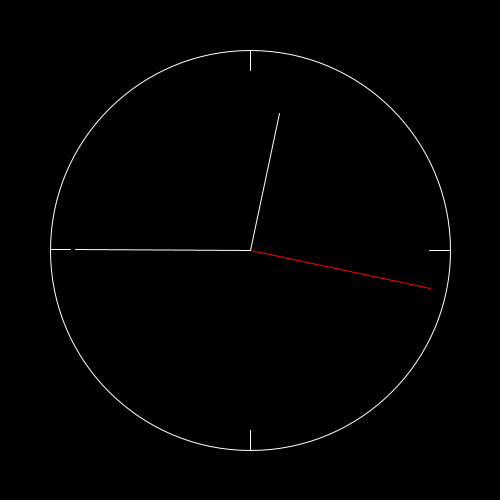
Frame 1 (no input)
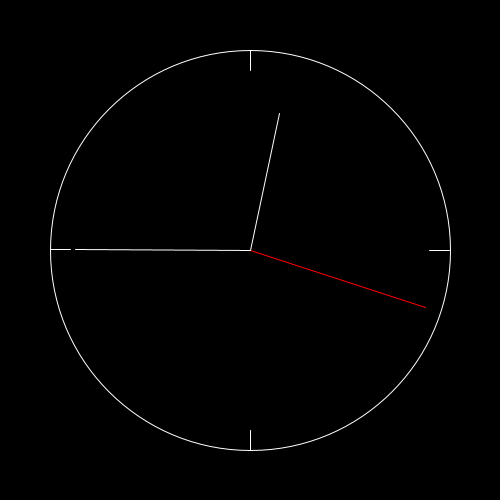
Frame 60 (the mouse pressed at the canvas centre just before this capture)
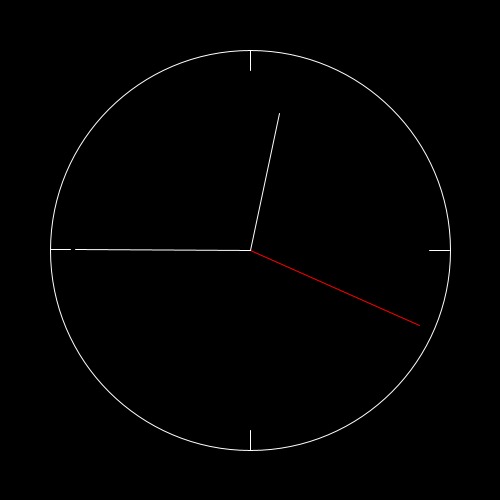
Frame 120 (the mouse held since frame 60 and released just before this capture)

The Processing sketch that drew these frames (run headless with seeded random() and noise(); from frame 60 on, the mouse is pressed at the canvas centre):

// Processing sketch: processing_170004
// ── processing_170004.pde

void setup()
{
 size(500,500); 
}

void draw()
{
background(0,0,0);
fill(0,0,0);
stroke(255,255,255);

float durchmesser = 400;
float radius =durchmesser/2;

 //Nullpunkt festlegen  
  translate(width/2,height/2);
 

//Uhrrahmen
////
//
    
    
  ellipse(0,0,durchmesser,durchmesser);
  
  //Viertelstriche
  //
  

      
      
      
      for(int i = 0; i < 4; i++)
      {        
        line(0,radius,0,radius-20);   
        rotate(PI/2);   
      }
     
    
  //

//
////

//Zeiger
//

  

  //Sekunde
  //
    stroke(255,0,0);
    float winkel = map(second(),0,60,0,2*PI);
    rotate(PI+winkel);
    line(0,0,0, radius-15);
    stroke(255,255,255);
  //
  
  //Koordinatensystem zurück drehen
  rotate(-(PI+winkel));
  
  //Minute
  //
  
    winkel = map(minute(),0,60,0,2*PI);
    rotate(PI+winkel);
    line(0,0,0,radius-25);
   //
    
  //Koordinatensystem zurück drehen
  rotate(-(PI+winkel));
  
  //Stunde
  //
    winkel = map(hour(),0,60,0,2*PI);
    rotate(PI+winkel);
    line(0,0,0,radius-60);
   //
   
 //
 ////
  
  

}
  
